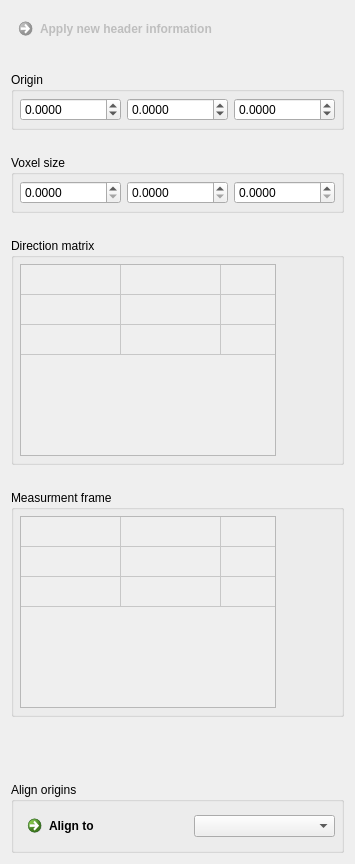
     <widget class="QWidget" name="tab_3">
      <attribute name="title">
       <string>Header</string>
      </attribute>
      <layout class="QGridLayout" name="gridLayout_7">
       <property name="verticalSpacing">
        <number>25</number>
       </property>
       <item row="2" column="0">
        <widget class="QGroupBox" name="groupBox_3">
         <property name="title">
          <string>Voxel size</string>
         </property>
         <layout class="QGridLayout" name="gridLayout_16">
          <property name="leftMargin">
           <number>6</number>
          </property>
          <property name="topMargin">
           <number>6</number>
          </property>
          <property name="rightMargin">
           <number>6</number>
          </property>
          <property name="bottomMargin">
           <number>6</number>
          </property>
          <item row="0" column="2">
           <widget class="QDoubleSpinBox" name="m_HeaderSpacingZ">
            <property name="decimals">
             <number>4</number>
            </property>
            <property name="minimum">
             <double>0.000000000000000</double>
            </property>
            <property name="maximum">
             <double>99.989999999999995</double>
            </property>
           </widget>
          </item>
          <item row="0" column="0">
           <widget class="QDoubleSpinBox" name="m_HeaderSpacingX">
            <property name="decimals">
             <number>4</number>
            </property>
           </widget>
          </item>
          <item row="0" column="1">
           <widget class="QDoubleSpinBox" name="m_HeaderSpacingY">
            <property name="decimals">
             <number>4</number>
            </property>
           </widget>
          </item>
         </layout>
        </widget>
       </item>
       <item row="0" column="0">
        <widget class="QCommandLinkButton" name="m_ModifyHeader">
         <property name="enabled">
          <bool>false</bool>
         </property>
         <property name="toolTip">
          <string></string>
         </property>
         <property name="statusTip">
          <string></string>
         </property>
         <property name="whatsThis">
          <string notr="true"></string>
         </property>
         <property name="text">
          <string>Apply new header information</string>
         </property>
        </widget>
       </item>
       <item row="3" column="0">
        <widget class="QGroupBox" name="groupBox">
         <property name="title">
          <string>Direction matrix</string>
         </property>
         <layout class="QGridLayout" name="gridLayout_3">
          <property name="leftMargin">
           <number>6</number>
          </property>
          <property name="topMargin">
           <number>6</number>
          </property>
          <property name="rightMargin">
           <number>6</number>
          </property>
          <property name="bottomMargin">
           <number>6</number>
          </property>
          <item row="0" column="0">
           <widget class="QTableWidget" name="m_DirectionMatrixTable">
            <property name="enabled">
             <bool>false</bool>
            </property>
            <property name="sizePolicy">
             <sizepolicy hsizetype="Minimum" vsizetype="Minimum">
              <horstretch>0</horstretch>
              <verstretch>0</verstretch>
             </sizepolicy>
            </property>
            <property name="minimumSize">
             <size>
              <width>0</width>
              <height>0</height>
             </size>
            </property>
            <property name="cursor" stdset="0">
             <cursorShape>IBeamCursor</cursorShape>
            </property>
            <property name="autoFillBackground">
             <bool>true</bool>
            </property>
            <property name="verticalScrollBarPolicy">
             <enum>Qt::ScrollBarAlwaysOff</enum>
            </property>
            <property name="horizontalScrollBarPolicy">
             <enum>Qt::ScrollBarAlwaysOff</enum>
            </property>
            <property name="showGrid">
             <bool>true</bool>
            </property>
            <property name="cornerButtonEnabled">
             <bool>false</bool>
            </property>
            <attribute name="horizontalHeaderVisible">
             <bool>false</bool>
            </attribute>
            <attribute name="horizontalHeaderCascadingSectionResizes">
             <bool>true</bool>
            </attribute>
            <attribute name="horizontalHeaderHighlightSections">
             <bool>true</bool>
            </attribute>
            <attribute name="horizontalHeaderMinimumSectionSize">
             <number>0</number>
            </attribute>
            <attribute name="verticalHeaderVisible">
             <bool>false</bool>
            </attribute>
            <attribute name="verticalHeaderCascadingSectionResizes">
             <bool>true</bool>
            </attribute>
            <attribute name="verticalHeaderHighlightSections">
             <bool>true</bool>
            </attribute>
            <row>
             <property name="text">
              <string>New Row</string>
             </property>
            </row>
            <row>
             <property name="text">
              <string>New Row</string>
             </property>
            </row>
            <row>
             <property name="text">
              <string>New Row</string>
             </property>
            </row>
            <column>
             <property name="text">
              <string>New Column</string>
             </property>
            </column>
            <column>
             <property name="text">
              <string>New Column</string>
             </property>
            </column>
            <column>
             <property name="text">
              <string>New Column</string>
             </property>
            </column>
           </widget>
          </item>
          <item row="0" column="1">
           <spacer name="horizontalSpacer_2">
            <property name="orientation">
             <enum>Qt::Horizontal</enum>
            </property>
            <property name="sizeHint" stdset="0">
             <size>
              <width>40</width>
              <height>20</height>
             </size>
            </property>
           </spacer>
          </item>
         </layout>
        </widget>
       </item>
       <item row="4" column="0">
        <widget class="QGroupBox" name="groupBox_4">
         <property name="sizePolicy">
          <sizepolicy hsizetype="Expanding" vsizetype="Expanding">
           <horstretch>0</horstretch>
           <verstretch>0</verstretch>
          </sizepolicy>
         </property>
         <property name="title">
          <string>Measurment frame</string>
         </property>
         <layout class="QGridLayout" name="gridLayout">
          <property name="leftMargin">
           <number>6</number>
          </property>
          <property name="topMargin">
           <number>6</number>
          </property>
          <property name="rightMargin">
           <number>6</number>
          </property>
          <property name="bottomMargin">
           <number>6</number>
          </property>
          <item row="0" column="0">
           <widget class="QTableWidget" name="m_MeasurementFrameTable">
            <property name="enabled">
             <bool>false</bool>
            </property>
            <property name="sizePolicy">
             <sizepolicy hsizetype="Minimum" vsizetype="Minimum">
              <horstretch>0</horstretch>
              <verstretch>0</verstretch>
             </sizepolicy>
            </property>
            <property name="minimumSize">
             <size>
              <width>0</width>
              <height>0</height>
             </size>
            </property>
            <property name="cursor" stdset="0">
             <cursorShape>IBeamCursor</cursorShape>
            </property>
            <property name="autoFillBackground">
             <bool>true</bool>
            </property>
            <property name="verticalScrollBarPolicy">
             <enum>Qt::ScrollBarAlwaysOff</enum>
            </property>
            <property name="horizontalScrollBarPolicy">
             <enum>Qt::ScrollBarAlwaysOff</enum>
            </property>
            <property name="showGrid">
             <bool>true</bool>
            </property>
            <property name="cornerButtonEnabled">
             <bool>false</bool>
            </property>
            <attribute name="horizontalHeaderVisible">
             <bool>false</bool>
            </attribute>
            <attribute name="horizontalHeaderCascadingSectionResizes">
             <bool>true</bool>
            </attribute>
            <attribute name="horizontalHeaderHighlightSections">
             <bool>true</bool>
            </attribute>
            <attribute name="horizontalHeaderMinimumSectionSize">
             <number>0</number>
            </attribute>
            <attribute name="verticalHeaderVisible">
             <bool>false</bool>
            </attribute>
            <attribute name="verticalHeaderCascadingSectionResizes">
             <bool>true</bool>
            </attribute>
            <attribute name="verticalHeaderHighlightSections">
             <bool>true</bool>
            </attribute>
            <row>
             <property name="text">
              <string>New Row</string>
             </property>
            </row>
            <row>
             <property name="text">
              <string>New Row</string>
             </property>
            </row>
            <row>
             <property name="text">
              <string>New Row</string>
             </property>
            </row>
            <column>
             <property name="text">
              <string>New Column</string>
             </property>
            </column>
            <column>
             <property name="text">
              <string>New Column</string>
             </property>
            </column>
            <column>
             <property name="text">
              <string>New Column</string>
             </property>
            </column>
           </widget>
          </item>
          <item row="0" column="1">
           <spacer name="horizontalSpacer">
            <property name="orientation">
             <enum>Qt::Horizontal</enum>
            </property>
            <property name="sizeHint" stdset="0">
             <size>
              <width>40</width>
              <height>20</height>
             </size>
            </property>
           </spacer>
          </item>
         </layout>
        </widget>
       </item>
       <item row="7" column="0">
        <spacer name="verticalSpacer_2">
         <property name="orientation">
          <enum>Qt::Vertical</enum>
         </property>
         <property name="sizeHint" stdset="0">
          <size>
           <width>20</width>
           <height>40</height>
          </size>
         </property>
        </spacer>
       </item>
       <item row="1" column="0">
        <widget class="QGroupBox" name="groupBox_5">
         <property name="title">
          <string>Origin</string>
         </property>
         <layout class="QGridLayout" name="gridLayout_17">
          <property name="leftMargin">
           <number>6</number>
          </property>
          <property name="topMargin">
           <number>6</number>
          </property>
          <property name="rightMargin">
           <number>6</number>
          </property>
          <property name="bottomMargin">
           <number>6</number>
          </property>
          <item row="0" column="2">
           <widget class="QDoubleSpinBox" name="m_HeaderOriginZ">
            <property name="decimals">
             <number>4</number>
            </property>
            <property name="minimum">
             <double>-999999999.000000000000000</double>
            </property>
            <property name="maximum">
             <double>999999999.000000000000000</double>
            </property>
           </widget>
          </item>
          <item row="0" column="1">
           <widget class="QDoubleSpinBox" name="m_HeaderOriginY">
            <property name="decimals">
             <number>4</number>
            </property>
            <property name="minimum">
             <double>-99999999.000000000000000</double>
            </property>
            <property name="maximum">
             <double>999999999.000000000000000</double>
            </property>
           </widget>
          </item>
          <item row="0" column="0">
           <widget class="QDoubleSpinBox" name="m_HeaderOriginX">
            <property name="decimals">
             <number>4</number>
            </property>
            <property name="minimum">
             <double>-999999999.000000000000000</double>
            </property>
            <property name="maximum">
             <double>999999999.000000000000000</double>
            </property>
           </widget>
          </item>
         </layout>
        </widget>
       </item>
       <item row="8" column="0">
        <widget class="QGroupBox" name="groupBox_7">
         <property name="title">
          <string>Align origins</string>
         </property>
         <layout class="QGridLayout" name="gridLayout_15">
          <property name="leftMargin">
           <number>6</number>
          </property>
          <property name="topMargin">
           <number>6</number>
          </property>
          <property name="rightMargin">
           <number>6</number>
          </property>
          <property name="bottomMargin">
           <number>6</number>
          </property>
          <item row="0" column="1">
           <widget class="QmitkDataStorageComboBox" name="m_AlignImageBox">
            <property name="sizeAdjustPolicy">
             <enum>QComboBox::AdjustToMinimumContentsLength</enum>
            </property>
           </widget>
          </item>
          <item row="0" column="0">
           <widget class="QCommandLinkButton" name="m_AlignImageButton">
            <property name="text">
             <string>Align to</string>
            </property>
           </widget>
          </item>
         </layout>
        </widget>
       </item>
      </layout>
     </widget>
